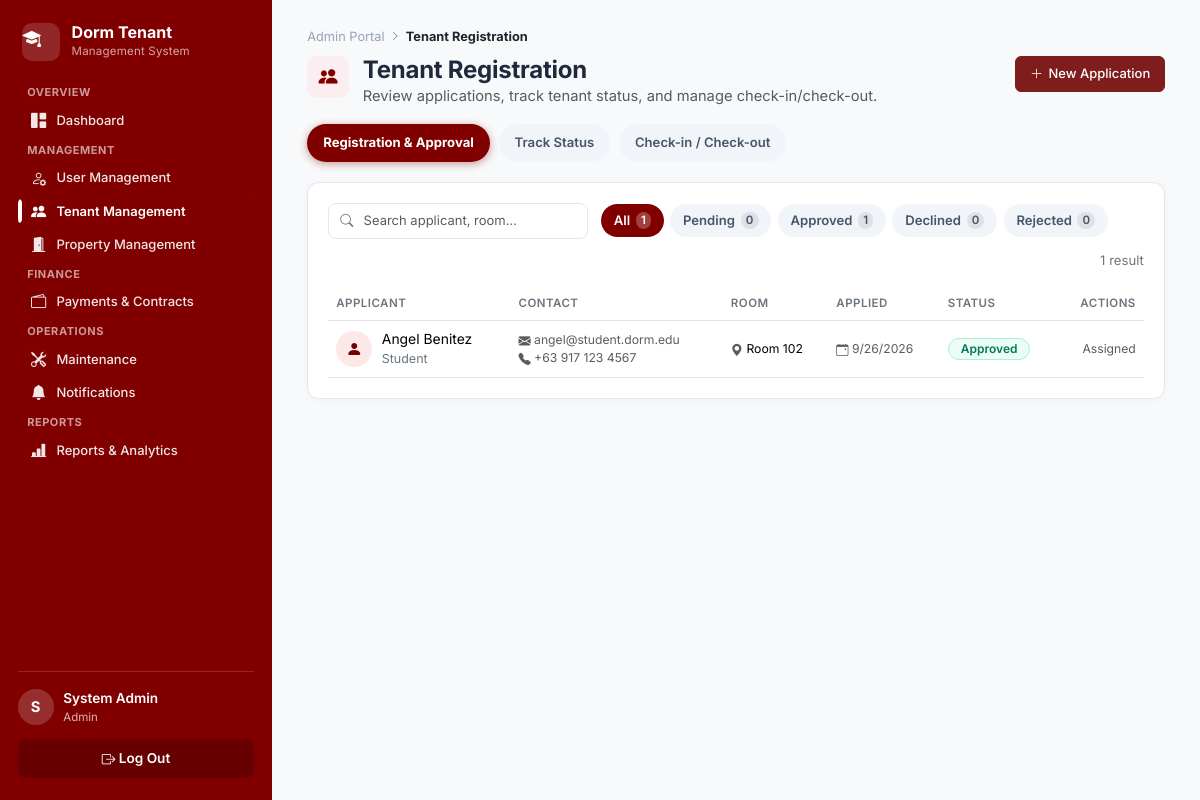
The app's page /admin/tenants.php (signed in) with its own data.
### tables this page shows
CREATE TABLE tenants (
  tenant_id         INT UNSIGNED AUTO_INCREMENT PRIMARY KEY,
  user_id           INT UNSIGNED NOT NULL,
  room_id           INT UNSIGNED DEFAULT NULL,
  checkin_date      DATE DEFAULT NULL,
  checkout_date     DATE DEFAULT NULL,
  status            ENUM('Pending','Active','Evicted','Checked Out')
                    NOT NULL DEFAULT 'Pending',
  tenant_type       ENUM('Student','Employee') NOT NULL DEFAULT 'Student',
  key_returned      BOOLEAN NOT NULL DEFAULT FALSE,
  approval_status   ENUM('Pending','Approved','Declined','Rejected')
                    NOT NULL DEFAULT 'Pending',
  contact_number    VARCHAR(20) DEFAULT NULL,
  emergency_contact_name VARCHAR(100) DEFAULT NULL,
  emergency_contact_phone VARCHAR(20) DEFAULT NULL,
  rejection_reason  TEXT DEFAULT NULL,
  emergency_contact VARCHAR(100),
  emergency_phone   VARCHAR(20),
  date_registered   TIMESTAMP NOT NULL DEFAULT CURRENT_TIMESTAMP,
  CONSTRAINT fk_tenant_user FOREIGN KEY (user_id) REFERENCES users(user_id) ON DELETE CASCADE,
  CONSTRAINT fk_tenant_room FOREIGN KEY (room_id) REFERENCES dorm_rooms(room_id) ON DELETE SET NULL,
  UNIQUE KEY uq_tenant_user (user_id),
  INDEX idx_tenant_status (status),
  INDEX idx_tenant_approval (approval_status),
  INDEX idx_tenant_room (room_id)
);

CREATE TABLE users (
  user_id       INT UNSIGNED AUTO_INCREMENT PRIMARY KEY,
  first_name    VARCHAR(50)  NOT NULL,
  last_name     VARCHAR(50)  NOT NULL,
  email         VARCHAR(255) NOT NULL,
  password_hash VARCHAR(255) NOT NULL,
  reset_otp_code VARCHAR(6) DEFAULT NULL,
  reset_otp_expires_at DATETIME DEFAULT NULL,
  reset_otp_created_at DATETIME DEFAULT NULL,
  password_changed_at DATETIME DEFAULT NULL,
  age           TINYINT UNSIGNED DEFAULT NULL,
  phone         VARCHAR(20)  DEFAULT NULL,
  role          ENUM('admin','tenant') NOT NULL DEFAULT 'tenant',
  is_active     BOOLEAN NOT NULL DEFAULT TRUE,
  last_login    DATETIME DEFAULT NULL,
  date_created  TIMESTAMP NOT NULL DEFAULT CURRENT_TIMESTAMP,
  UNIQUE KEY uq_users_email (email),
  INDEX idx_users_role (role)
);

CREATE TABLE dorm_rooms (
  room_id      INT UNSIGNED AUTO_INCREMENT PRIMARY KEY,
  room_number  VARCHAR(10)  NOT NULL,
  room_type    VARCHAR(50)  NOT NULL,         
  capacity     TINYINT UNSIGNED NOT NULL DEFAULT 1,
  monthly_rate DECIMAL(10,2) NOT NULL,
  floor_number TINYINT NOT NULL DEFAULT 1,
  status       ENUM('Available','Occupied','Under Maintenance','Reserved')
               NOT NULL DEFAULT 'Available',
  description  TEXT,
  date_added   TIMESTAMP NOT NULL DEFAULT CURRENT_TIMESTAMP,
  UNIQUE KEY uq_room_number (room_number),
  INDEX idx_room_status (status),
  INDEX idx_room_type (room_type)
);

### includes/functions.php (called while the page is built, shortened)
<?php
function clean(?string $value): string
{
    return htmlspecialchars(trim($value ?? ''), ENT_QUOTES, 'UTF-8');
}
function str_input(array $source, string $key, string $default = '', bool $trimIt = true): string
{
    $value = $source[$key] ?? $default;
    return $trimIt ? trim($value) : $value;
}
function paginate(PDO $db, string $baseSql, string $countSql, array $params = [], int $perPage = 12): array
{
    $countStmt = $db->prepare($countSql);
    $countStmt->execute($params);
    $total = (int) $countStmt->fetch()['c'];
    $totalPages = max(1, (int) ceil($total / $perPage));
    $page = max(1, min($totalPages, (int) ($_GET['page'] ?? 1)));
    $offset = ($page - 1) * $perPage;
    $stmt = $db->prepare($baseSql . " LIMIT {$perPage} OFFSET {$offset}");
    $stmt->execute($params);
    return ['rows' => $stmt->fetchAll(), 'page' => $page, 'totalPages' => $totalPages, 'total' => $total];
}
function status_badge_class(string $status): string
{
    $map = [
        'Active'      => 'info',
        'Paid'        => 'success',
        'Approved'    => 'success',
        'Completed'   => 'success',
        'Available'   => 'success',
        'Pending'     => 'warning',
        'Ongoing'     => 'info',
        'Reserved'    => 'info',
        'Expiring Soon' => 'warning',
        'Overdue'     => 'danger',
        'Failed'      => 'danger',
        'Evicted'     => 'danger',
        'Declined'    => 'danger',
        'Rejected'    => 'danger',
        'Expired'     => 'danger',
        'Terminated'  => 'danger',
        'Occupied'    => 'secondary',
        'Checked Out' => 'secondary',
        'Under Maintenance' => 'secondary',
    ];
    return $map[$status] ?? 'secondary';
}

### admin/tenants.php (the view, shortened to what this page needs)
<?php
$db = get_db();
$search = str_input($_GET, 'q');
$statusFilter = trim((string) ($_GET['status'] ?? 'all'));
$normalizedStatus = strtolower($statusFilter);
if ($normalizedStatus === 'pending' || $normalizedStatus === 'pending ') {
    $statusFilter = 'Pending';
} elseif ($normalizedStatus === 'approved') {
    $statusFilter = 'Approved';
} elseif ($normalizedStatus === 'declined') {
    $statusFilter = 'Declined';
} elseif ($normalizedStatus === 'rejected') {
    $statusFilter = 'Rejected';
} elseif ($normalizedStatus === 'all' || $statusFilter === '') {
    $statusFilter = 'all';
} else {
    $statusFilter = 'all';
}
$where = ["t.tenant_id NOT IN (SELECT tenant_id FROM dismissed_records WHERE page = 'approval')"];
$params = [];
$whereSql = 'WHERE ' . implode(' AND ', $where);
$statusCounts = ['Pending' => 0, 'Approved' => 0, 'Declined' => 0, 'Rejected' => 0];
foreach ($db->query("
    SELECT COALESCE(t.approval_status, 'Pending') AS approval_status, COUNT(*) c
    FROM tenants t
    WHERE t.tenant_id NOT IN (SELECT tenant_id FROM dismissed_records WHERE page = 'approval')
    GROUP BY t.approval_status
") as $row) {
    $statusCounts[$row['approval_status']] = (int) $row['c'];
}
$totalCount = array_sum($statusCounts);
$result = paginate(
    $db,
    "SELECT t.tenant_id, u.first_name, u.last_name, u.email, u.phone, t.tenant_type,
            t.room_id, r.room_number, COALESCE(t.approval_status, 'Pending') AS approval_status,
            t.rejection_reason, t.date_registered
     FROM tenants t
     JOIN users u ON u.user_id = t.user_id
     LEFT JOIN dorm_rooms r ON r.room_id = t.room_id
     $whereSql
      ORDER BY FIELD(COALESCE(t.approval_status, 'Pending'),'Pending','Approved','Declined','Rejected'), t.date_registered DESC",
    "SELECT COUNT(*) c FROM tenants t JOIN users u ON u.user_id = t.user_id LEFT JOIN dorm_rooms r ON r.room_id = t.room_id $whereSql",
    $params,
    10
);
$applications = $result['rows'];
include __DIR__ . '/../includes/header.php';
require_once __DIR__ . '/../includes/module_tabs.php';
require_once __DIR__ . '/../includes/page_header.php';
$statusPills = [
    'all'      => 'All',
    'Pending'  => 'Pending',
    'Approved' => 'Approved',
    'Declined' => 'Declined',
    'Rejected' => 'Rejected',
];
?>
<div class="panel">
  <div class="filter-toolbar">
    <form class="search-box" method="get">
      <input type="search" name="q" value="<?= clean($search) ?>" placeholder="Search applicant, room…" class="form-control form-control-sm">
    </form>
    <div class="filter-pills">
      <?php foreach ($statusPills as $key => $label):
          $count = $key === 'all' ? $totalCount : $statusCounts[$key];
          $qs = http_build_query(array_filter(['status' => $key === 'all' ? null : $key, 'q' => $search ?: null]));
      ?>
        <a href="?<?= $qs ?>" class="filter-pill <?= $statusFilter === $key ? 'active' : '' ?>"><?= clean($label) ?> <span class="pill-count"><?= $count ?></span></a>
      <?php endforeach; ?>
    </div>
    <span class="filter-result-count"><?= $result['total'] ?> result<?= $result['total'] === 1 ? '' : 's' ?></span>
  </div>
  <?php if (!$applications): ?>
    <div class="empty-state-card text-center p-5">
      <i class="bi bi-person-check fs-1 text-muted"></i>
      <h5 class="mt-3 fw-bold text-dark">No applications found</h5>
      <p class="text-muted small">Try a different search or filter.</p>
    </div>
  <?php else: ?>
  <div class="table-responsive">
    <table class="table app-table align-middle">
      <thead><tr><th>Applicant</th><th>Contact</th><th>Room</th><th>Applied</th><th>Status</th><th class="text-end">Actions</th></tr></thead>
      <tbody>
      <?php foreach ($applications as $p): ?>
        <?php $status = strtolower(trim((string) ($p['approval_status'] ?? 'Pending'))); ?>
        <tr>
          <td>
            <div class="cell-person">
              <div class="applicant-avatar"><i class="bi bi-person-fill"></i></div>
              <div>
                <?= clean($p['first_name'] . ' ' . $p['last_name']) ?>
                <div class="sub"><?= clean($p['tenant_type']) ?></div>
              </div>
            </div>
          </td>
          <td class="text-muted small"><i class="bi bi-envelope-fill"></i> <?= clean($p['email']) ?><?= $p['phone'] ? '<br><i class="bi bi-telephone-fill"></i> ' . clean($p['phone']) : '' ?></td>
          <td class="small"><?php if ($p['room_number']): ?><i class="bi bi-geo-alt-fill text-muted"></i> Room <?= clean($p['room_number']) ?><?php else: ?><span class="text-muted">Unassigned</span><?php endif; ?></td>
          <td class="text-muted small"><i class="bi bi-calendar-event"></i> <?= clean(date('n/j/Y', strtotime($p['date_registered']))) ?></td>
          <td><span class="badge badge-<?= status_badge_class($p['approval_status']) ?>"><?= clean($p['approval_status']) ?></span></td>
          <td class="text-end">
            <div class="d-flex justify-content-end gap-2 flex-wrap align-items-center">
            <?php if ($status === 'pending'): ?>
              <div class="d-flex gap-2 align-items-center">
                <form method="post"><?= csrf_field() ?><input type="hidden" name="action" value="approve"><input type="hidden" name="tenant_id" value="<?= $p['tenant_id'] ?>"><button class="btn btn-action-approve"><i class="bi bi-check-lg"></i> Approve</button></form>
                <button type="button" class="btn btn-action-reject" data-bs-toggle="modal" data-bs-target="#rejectModal"
                  data-id="<?= $p['tenant_id'] ?>" data-name="<?= clean($p['first_name']) ?>"><i class="bi bi-x-lg"></i> Reject</button>
              </div>
            <?php elseif ($status === 'approved' && empty($p['room_id'])): ?>
              <a href="<?= BASE_URL ?>/admin/rooms.php?tenant=<?= $p['tenant_id'] ?>&tab=assign#rooms" class="btn btn-sm btn-action-outline"><i class="bi bi-door-open"></i> Assign Room</a>
            <?php elseif ($status === 'approved'): ?>
              <span class="text-muted small">Assigned</span>
            <?php elseif (in_array($status, ['declined', 'rejected'], true)): ?>
              <span class="text-muted small">Processed</span>
            <?php else: ?>
              <span class="text-muted small">Processed</span>
            <?php endif; ?>
            </div>
          </td>
        </tr>
      <?php endforeach; ?>
      </tbody>
    </table>
  </div>
  <?php endif; ?>
</div>
<?php
include __DIR__ . '/../includes/footer.php';
?>

### assets/css/app-theme.css (style rules this page uses)
.form-control, .form-select, .custom-select-trigger, .btn, .btn-top-action, .btn-action-primary, .btn-action-outline, .btn-action-light, .btn-action-approve, .btn-action-reject { min-height: 36px !important; border-radius: var(--border-radius) !important; font-size: .8125rem !important; box-sizing: border-box !important; transition: all 0.15s ease-in-out !important; }
.badge-success, .badge-approved, .status-approved, [data-status="approved" i] { background: #ecfdf5 !important; color: #047857 !important; border: 1px solid #a7f3d0 !important; }
.btn-top-action, .btn-action-primary, .btn-action-outline, .btn-action-light, .btn-action-approve, .btn-action-reject, .btn-icon { display: inline-flex !important; align-items: center !important; justify-content: center !important; gap: 0.4rem !important; height: 34px !important; padding: 0 0.85rem !important; font-size: 0.8125rem !important; font-weight: 500 !important; line-height: 1 !important; white-space: nowrap !important; border-radius: 6px !important; transition: all 0.15s ease-in-out !important; box-shadow: none !important; box-sizing: border-box !important; }
.btn-top-action, .btn-action-primary { background-color: #7f1d1d !important; border: 1px solid #7f1d1d !important; color: #ffffff !important; }
button, .btn { display: inline-flex !important; align-items: center !important; justify-content: center !important; gap: 0.35rem !important; }

### records on screen
tenants: user.last_name "Angel Benitez", tenant_type "Student", user.email "angel@student.dorm.edu", user.phone "+63 917 123 4567", room.room_number "102", date_registered "9/26/2026", approval_status "Approved", shows "Assigned"

### other values on screen
$sectionLabels[$index] "MANAGEMENT"
$label "User Management"
$label "Tenant Management"
$label "Property Management"
$sectionLabels[$index] "FINANCE"
$label "Payments & Contracts"
$sectionLabels[$index] "OPERATIONS"
$label "Maintenance"
$label "Notifications"
$sectionLabels[$index] "REPORTS"
$label "Reports & Analytics"
substr($_SESSION['first_name'] ?? '?', 0, 1) "S"
$role "Admin"
$title "Tenant Registration"
$subtitle "Review applications, track tenant status, and manage check-in/check-out."
